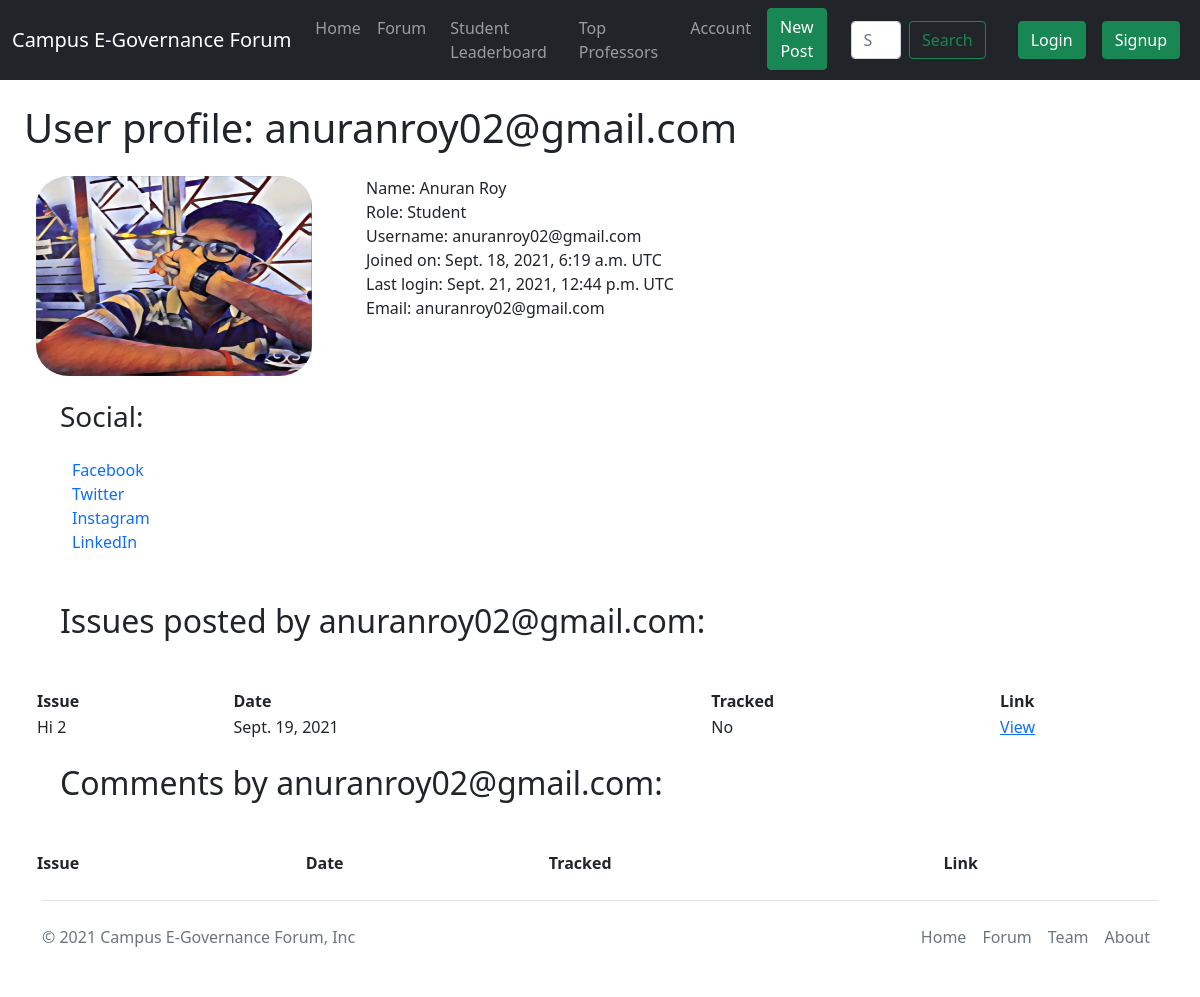
The app's page /forum/user/anuranroy02@gmail.com with its own data.
### forum/models.py (models this page shows, shortened)
class UserProfile(models.Model):
    sno = models.AutoField(primary_key=True)
    user = models.ForeignKey(User, on_delete=models.CASCADE)
    username = models.CharField(max_length=255, unique=True)
    reputation = models.IntegerField(default=0)
    rollno = models.CharField(max_length=20, default='')
    facebook = models.CharField(max_length=150, default='#')
    twitter = models.CharField(max_length=150, default='#')
    instagram = models.CharField(max_length=150, default='#')
    linkedin = models.CharField(max_length=150, default='#')
    profilepic = models.ImageField(upload_to='forum/images/', blank=True)

class Issue(models.Model):
    sno = models.AutoField(primary_key=True)
    user = models.ForeignKey(User, on_delete=models.CASCADE)
    subject = models.CharField(max_length=100, default="(Not available)")
    summary = models.TextField(max_length=200, default="(Not available)")
    description = models.TextField(max_length=750, default="(Not available)")
    image = models.ImageField(upload_to='forum/images/', blank=True)
    tracked = models.BooleanField(choices=((True, 'Yes'), (False, 'No')), default=False)
    status = models.TextField(max_length=300, default="")
    date = models.DateField(auto_now_add=True)
    author = models.CharField(max_length=50, default="Anonymous")
    slug = models.SlugField(unique=True, max_length=100)
    votes = models.IntegerField(default=0)
    tvotes = models.IntegerField(default=0)
    tags = models.JSONField(default=dict)
    class Meta:
        ordering = ['tvotes', '-votes', '-date']

### forum/views.py (the view)
# urls.py: path('user/<str:slug>', views.userProfile, name="UserProfile"),
def userProfile(request, slug):
    try:
        user = User.objects.filter(username=slug)
        user_issues = Issue.objects.filter(author=slug)
        params = dict(user.values()[0])
        params["user_issues"] = list(user_issues.values())
        params["comments"] = list(Comment.objects.filter(username=slug).values())
        profileType = None
        profilepic = ''
        if UserProfile.objects.filter(username=slug).exists():
            profileType = "Student"
            profilepic = UserProfile.objects.filter(username=slug).first().profilepic
        elif TeacherProfile.objects.filter(username=slug).exists():
            profileType = "Faculty"
            profilepic = TeacherProfile.objects.filter(username=slug).first().profilepic
        else:
            profileType = "Unknown"
        params["profileType"] = profileType
        params["profilepic"] = profilepic
        if list(user) == []:
            msg = {
                    "code": 404,
                    "status": "Username not found :(",
                    "message": f"The username {slug} you've been searching for is not available in our data. :( Maybe the user deleted their account, or is Anonymous?"
                }
            return errorPage(request, msg)
        elif request.user.username == slug:
            return redirect('/forum/dashboard/')
        else:
            return render(request, 'forum/user.html', params)
    except IndexError:
        msg = {
                "code": 404,
                "status": "Username not found :(",
                "message": f"The username {slug} you've been searching for is not available in our data. :( Maybe the user deleted their account, or is Anonymous?"
            }
        return errorPage(request, msg)

### forum/templates/forum/user.html (shortened to what this page needs)
{% extends 'forum/base.html' %}
{% block body %}
<h1 class="my-4 mx-4">User profile: {{username}} </h1>
<div class="row mx-4">
    <img src="/media/{{profilepic}}" style="height: 200px; width: 300px; margin-right: 30px; border-radius: 15%;">
    <div class="col-md-6">
        Name: {{first_name}} {{last_name}}<br>
        Role: {{profileType}}<br>
        Username: {{ username }}<br>
        Joined on: {{ date_joined }} UTC<br>
        Last login: {{ last_login }} UTC<br>
        Email: {{email}}<br>
    </div>
    <div class="col-md-3">
        <h3 class="my-4 mx-4">Social:</h3>
        <p class="my-4 mx-4 row">
            <a style="text-decoration: none;" href="{{i.facebook}}" name="Facebook">Facebook</a>
            <a style="text-decoration: none;" href="{{i.twitter}}" name="Twitter">Twitter</a>
            <a style="text-decoration: none;" href="{{i.linkedin}}" name="Instagram">Instagram</a>
            <a style="text-decoration: none;" href="{{i.linkedin}}" name="LinkedIn">LinkedIn</a>
        </p>
    </div>
</div>
<div class="row mx-4">
<div class="container">
    <h2 class="my-4 mx-4">Issues posted by {{username}}:</h2><br>
    <table style="width:100%">
        <tr>
            <th>Issue</th>
            <th>Date</th>
            <th>Tracked</th>
            <th>Link</th>
        </tr>
        {% for i in user_issues %}
            <tr>
                <td>{{ i.subject }}</td>
                <td>{{ i.date }}</td>
                <td>{{ i.tracked|yesno:"Yes,No" }}</td>
                <td><a href="/forum/post/{{ i.slug }}" target="+_blank">View</td>
            </tr>
        {% endfor %}
    </table>
    <h2 class="my-4 mx-4">Comments by {{username}}:</h2><br>
    <table style="width:100%">
        <tr>
            <th>Issue</th>
            <th>Date</th>
            <th>Tracked</th>
            <th>Link</th>
        </tr>
    </table>
</div>
</div>
{% endblock %}

### records on screen
UserProfile: profilepic (picture)
Issue: subject "Hi 2", date "Sept. 19, 2021", tracked "No"

### other values on screen
{{ username }} "anuranroy02@gmail.com"
{{ first_name }} "Anuran"
{{ last_name }} "Roy"
{{ profileType }} "Student"
{{ date_joined }} "Sept. 18, 2021, 6:19 a.m."
{{ last_login }} "Sept. 21, 2021, 12:44 p.m."
{{ email }} "anuranroy02@gmail.com"
